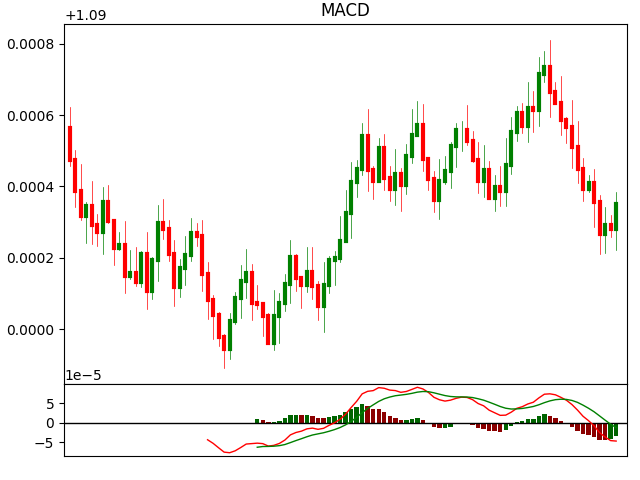

This chart was generated by the following Python code:
import matplotlib.pyplot as plt
from datetime import datetime,timedelta
import numpy as np
import pandas as pd
import random
import indicator as indi

class MACD:
    def __init__(self):
        self.n=100
        self.fig=plt.figure()
        self.title='MACD'
        self.calc_type='dict'   #'dict' or 'pandas'
        self.indi=indi

    def set_variables(self):
        variables=['time','open','high','low','close']
        var={i:[] for i in variables}
        return var

    def print_data(self,var):
        print(len(var['time']),var['time'][-1],f"O:{var['open'][-1]:.5f}",f"H:{var['high'][-1]:.5f}"
              f"L:{var['low'][-1]:.5f}",f"C:{var['close'][-1]:.5f}")

    def get_data(self,var):
        for i in range(self.n):
            t=(datetime.now()+timedelta(minutes=i)).strftime('%d-%m-%Y %H:%M:%S')
            var['time'].append(t)

            if len(var['open'])==0:
                var['open'].append(random.uniform(1,1.2))
                up_close=var['open'][-1]*(1+0.0001)
                down_close=var['open'][-1]*(1-0.0001)
                var['close'].append(random.uniform(down_close,up_close))
            else:
                var['open'].append(var['close'][-1])
                up_close=var['open'][-1]*(1+0.0001)
                down_close=var['open'][-1]*(1-0.0001)
                var['close'].append(random.uniform(down_close,up_close))
        
            if var['open'][-1]<var['close'][-1]:
                price1=var['close'][-1]
                price2=var['open'][-1]
            elif var['open'][-1]>var['close'][-1]:
                price1=var['open'][-1]
                price2=var['close'][-1]
            high=random.uniform(price1,price1*(1+0.00007))
            low=random.uniform(price2,price2*(1-0.00007))
            var['high'].append(high)
            var['low'].append(low)

            #MACD:
            if self.calc_type=='dict':
                self.indi.macd_dict(12,26,9,'close',var)

            self.print_data(var)

        if self.calc_type=='pandas':
            self.indi.macd_pandas(12,26,9,'close',var)

    def plot_data(self,var):
        self.fig.subplots_adjust(top=0.95,bottom=0.05,right=0.98,left=0.1,hspace=0,wspace=0)
        ax=self.fig.add_gridspec(6,1)
        ax1=self.fig.add_subplot(ax[0:5,:])
        ax2=self.fig.add_subplot(ax[5:6,:])

        ax1.clear()
        ax1.set_xticks([])
        ax1.set_title(self.title)
        ax1.set_xlim(-1,101)

        for i in range(len(var['time'])):
            if var['open'][i]>var['close'][i]:
                ccolor='r'
            elif var['open'][i]<var['close'][i]:
                ccolor='g'
            else:
                ccolor='gray'
            ax1.plot([var['time'][i]]*2,[var['open'][i],var['close'][i]],c=ccolor,lw=3)
            ax1.plot([var['time'][i]]*2,[var['high'][i],var['low'][i]],c=ccolor,lw=0.5)

        #PLOT MACD:
        ax2.clear()
        ax2.set_xticks([])
        ax2.set_xlim(-1,101)
        ax2.axhline(y=0,lw=1,color='black')

        for i in range(len(var['macd_histogram'])):
            if i>0:
                if var['macd_histogram'][i]>var['macd_histogram'][i-1]:
                    ccolor='darkgreen'
                elif var['macd_histogram'][i]<var['macd_histogram'][i-1]:
                    ccolor='darkred'
                else:
                    ccolor='gray'
            ax2.bar(var['time'][i],var['macd_histogram'][i],color=ccolor)

        ax2.plot(var['time'],var['macd'],c='r',lw=1)
        ax2.plot(var['time'],var['signal_macd'],c='g',lw=1)

        plt.show()

obj=MACD()
var=obj.set_variables()
obj.get_data(var)
obj.plot_data(var)
